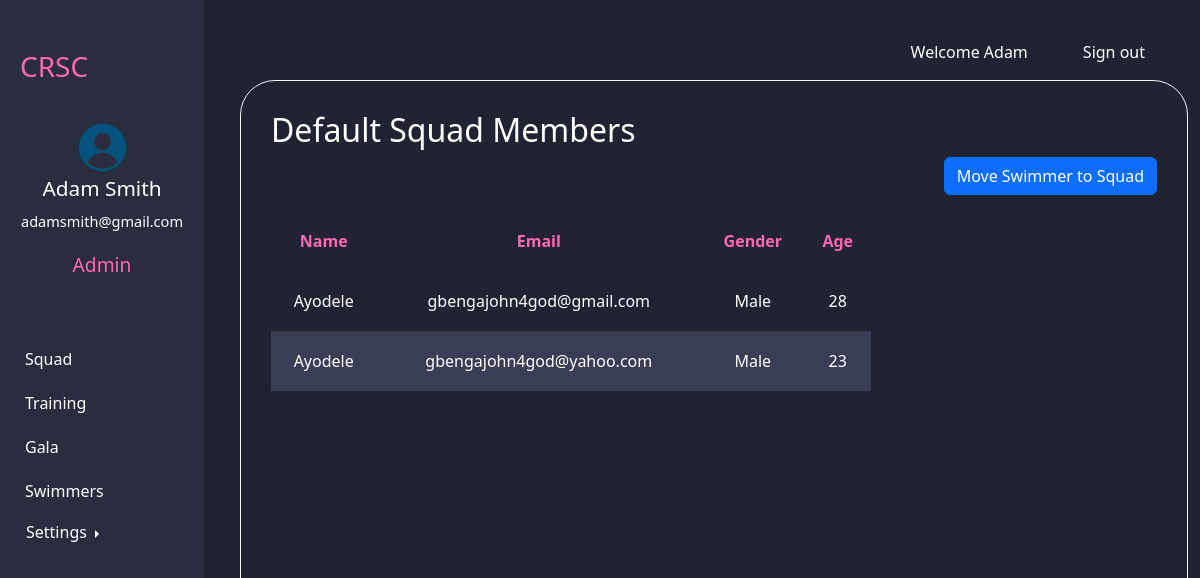
/viewsquadmembers.php?squadname=Default (signed in), run on the app's committed database.
### tables this page shows
CREATE TABLE `Users` (
  `id` int(10) UNSIGNED NOT NULL,
  `firstName` text NOT NULL,
  `lastName` text NOT NULL,
  `email` text NOT NULL,
  `password` text NOT NULL,
  `address` text NOT NULL,
  `postCode` varchar(7) NOT NULL,
  `d_o_b` date NOT NULL,
  `age` int(10) UNSIGNED NOT NULL,
  `gender` varchar(20) NOT NULL,
  `roleID` int(10) UNSIGNED NOT NULL,
  `squadID` int(11) UNSIGNED DEFAULT NULL
);

CREATE TABLE `Role` (
  `id` int(10) UNSIGNED NOT NULL,
  `Name` text NOT NULL
);

### viewsquadmembers.php (the view, shortened to what this page needs)
<?php
include "connect.php";
if (isset($_SESSION["email"])) {
    $loginemail = $_SESSION['email'];
    if (isset($_GET['squadname'])) {
        $squads = $_GET['squadname'];
        $squadmembers = str_replace(" ", "", $squads);
        $squadquery = "SELECT Users.firstName, Users.email, Users.gender, Users.age
                      FROM Users JOIN Squad ON Users.squadID = Squad.id
                      WHERE Squad.Name = '$squadmembers'";
        $query = "SELECT Users.firstName, Users.lastName, Users.email, Role.Name as Role FROM `Users` inner join Role ON Users.roleID = Role.id WHERE Users.email= '$loginemail';";
        $row = mysqli_query($link, $query);
        $row2 = mysqli_query($link, $squadquery);
        $result = mysqli_fetch_array($row);
        $role = $result["Role"];
        $firstname = $result["firstName"];
        $lastname = $result["lastName"];
    }
}
?>
<!DOCTYPE html>
<html lang="en">
<head>
    <link href="https://cdn.jsdelivr.net/npm/bootstrap@5.3.0-alpha2/dist/css/bootstrap.min.css" rel="stylesheet">
    <link rel="stylesheet" href="./main.css">
    <link rel="stylesheet" href="https://cdnjs.cloudflare.com/ajax/libs/font-awesome/6.1.1/css/all.min.css" />
</head>
<body>
    <nav class="nav-options">
        <a>Welcome
            <?= $firstname ?>
        </a>
        <a href="signin.php">Sign out</a>
    </nav>
    <?php include "sidebar.php" ?>
    <section class="panel">
        <h2><?=$squads ?> Squad Members</h2>
      <section id="details">
      <p class="d-flex justify-content-end">
            <button id="editbtn" type="button" class="btn btn-primary " data-bs-toggle="modal" data-bs-target="#exampleModal">
                Move Swimmer to Squad
            </button>
        </p>
<table style="width:600px; line-height:40px;">
    <thead>
        <tr>
        <th>Name</th>
        <th>Email</th>
        <th>Gender</th>
        <th>Age</th>
        </tr>
    </thead>
    <tbody>
        <?php
        while ($result2 = mysqli_fetch_assoc($row2)) {
        ?>
               <tr>
            <td><?php echo $result2['firstName']; ?></td>
            <td><?php echo $result2['email']; ?></td>
            <td><?php echo $result2['gender']; ?></td>
            <td><?php echo $result2['age']; ?></td>
        </tr>
        <?php } ?>
    </tbody>
    </table>
</section>
    </section>
        </body>
</html>

### sidebar.php (shortened to what this page needs)
<?php $currentPath = $_SERVER['REQUEST_URI'];
 ?>
<aside class="sidebar">
  <div class="sidebarlogo"><a href="index.php">
      <h3 >CRSC</h3>
  </div></a>
  <div class="userimgdiv text-center">
    <a href="" class="text-center"><img src="images/user.png" alt="user" id="userimg"></a>
    <p class="text-center" style="font-size: 130%;">
      <?= $firstname . " " . $lastname  ?> <br>
      <span class="text-center" style="font-size: 70%;">
        <?= $loginemail ?>
      </span>
    </p>
    <p class="text-center" style="font-size: 120%; color: hotpink">
      <?= $role ?>
    </p>
  </div>
  <div class="sidebaroptions">
    <ul>
      <a href="squads.php" class="<?php if (strpos($currentPath, 'squads')) echo "active-link" ?>">
        <li>Squad</li>
      </a>
      <a href="training.php" class="<?php if (strpos($currentPath, 'training')) echo "active-link" ?>">
        <li>Training</li>
      </a>
      <a href="galaevents.php" class="<?php if (strpos($currentPath, 'gala')) echo "active-link" ?>">
        <li>Gala</li>
      </a>
      <a href="allswimmers.php" class="<?php if (strpos($currentPath, 'allswimmers')) echo "active-link" ?>">
        <li>Swimmers</li>
      </a>
      <div class="btn-group dropend">
        <a class="btn  dropdown-toggle" href="#" role="button" id="dropdownMenuLink" data-bs-toggle="dropdown" aria-expanded="false"
        class="<?php if(strpos($currentPath, 'profile') || strpos($currentPath, 'security')||strpos($currentPath, 'ward') ) echo "active-link" ?>">
          Settings
        </a>
      </div>
    </ul>
  </div>
</aside>

### main.css (style rules this page uses)
.sidebar { background-color: #2A2D3E; border-top: none; width: 17%; height: 100vh; display: flex; flex-direction: column; position: fixed; z-index: 5; top:0 }
#userimg { width: 25%; margin-top: 30px; }
body { padding: 0; margin: 0; background-color: #212332; color: white; }
.sidebarlogo { display: flex; justify-content: flex-start; padding-left: 20px; margin-top: 50px; }
.sidebar h3 { color: hotpink; }
.sidebaroptions ul { list-style-type: none; padding: 0px; width: 100%; margin: 0; }
.sidebaroptions li { padding: 10px 0 10px 25px; width: 100%; }
.sidebar a { text-decoration: none; color: white; }
.sidebaroptions { margin-top: 20%; width: 100%; }
.dropend { margin-left: 13px; }
.nav-options { background: transparent; height: 7vh; z-index: 1; display: flex; justify-content: flex-end; align-items: center; }
.nav-options a { margin-right: 55px; }
nav a { text-decoration: none; color:white; }
.panel { width: 79%; height: 92vh; border: 1px solid whitesmoke; border-radius: 35px; margin-left: 20%; padding: 30px; overflow:auto; }
table { width: 100%; border-collapse: collapse; color: white; }
th, td { text-align: center; padding: 10px; }
thead tr { color: hotpink; }
tbody tr:nth-child(even) { background-color: #393d55; color: white; }

### data on the page
users: firstName "Adam", lastName "Smith", roleID.Name "Admin"
users: firstName "Ayodele", email "gbengajohn4god@gmail.com", gender "Male", age "28"
users: firstName "Ayodele", email "gbengajohn4god@yahoo.com", gender "Male", age "23"

### other printed values
$loginemail "adamsmith@gmail.com"
$squads "Default"
